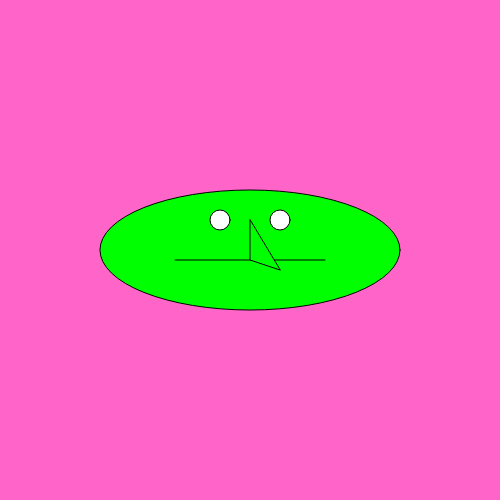
Frame 1 (no input)
Frame 60 (no input): identical to frame 1, image omitted
Frame 120 (the mouse pressed at the canvas centre since frame 60): identical to frame 1, image omitted

The p5.js sketch that drew this single still picture (run headless with seeded random() and noise() and a simulated clock; from frame 60 on, the mouse is pressed at the canvas centre):

// p5.js sketch
// ── sketch.js
function setup() {
    createCanvas(500, 500);
    background(255, 100, 200);

    translate(250,250);
    push();
    fill(0,255,0);
    ellipse(0, 0, 300, 120);
    pop();

    push();
    ellipse(-30,-30,20,20)
    ellipse(30,-30,20,20)


    push();
    line(-75, 10, 75, 10);
    pop();

    push();
    fill(0,255,0);
    triangle(0,-30,0,10,30,20);
    pop();



}

function draw() {

}
